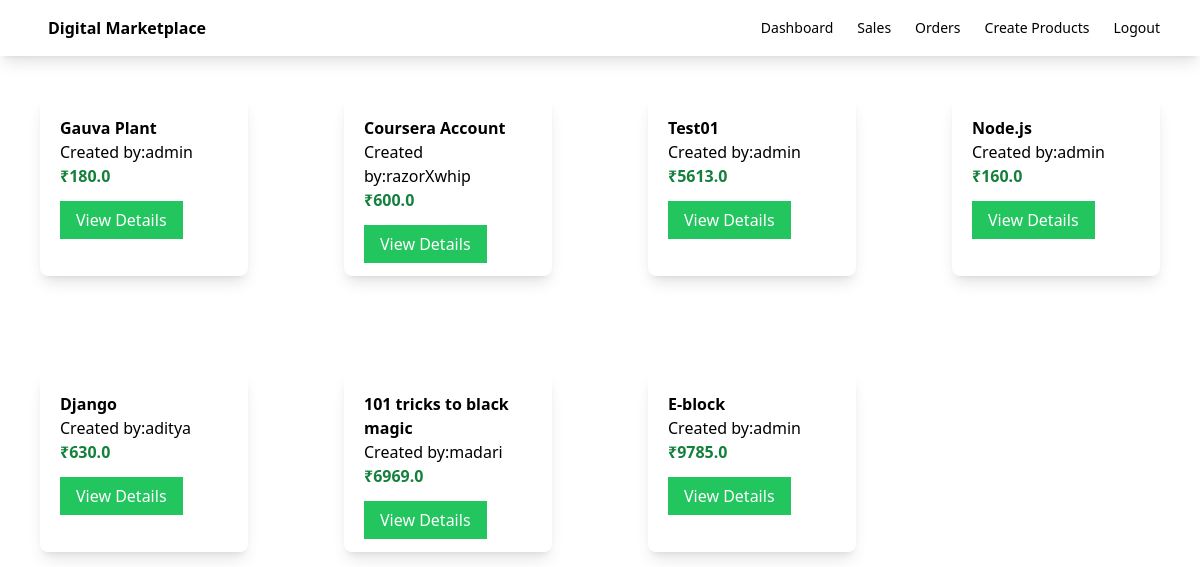
The page / on the database its author committed.
### myApp/models.py (models this page shows, shortened)
class Product(models.Model):
    seller = models.ForeignKey(User, on_delete=models.CASCADE)
    name = models.CharField(max_length=100)
    description = models.CharField(max_length=100)
    price = models.FloatField()
    file = models.FileField(upload_to='uploads')
    total_sales_amount = models.IntegerField(default=0)
    total_sales = models.IntegerField(default=0)

### myApp/views.py (the view)
# urls.py: path('',index,name="index"),
def index(request):
    products = Product.objects.all()
    return render(request,'myApp/index.html',{'products':products})

### myApp/templates/myApp/index.html (shortened to what this page needs)
{% extends "myApp/base.html" %}
{% block body %}
    <div class="product-container grid grid-cols-4 gap-4">
    {% for product in products %}
        <div class="product shadow-lg rounded-lg m-10">
            <div class="p-5">
                <div class="font-bold">
                    {{product.name}}
                </div>
                <div>
                    Created by:{{ product.seller }}
                </div>
                <div class="text-green-700 font-bold">
                    ₹{{product.price}}
                </div>
                <div class="mt-5">
                    <a href="{% url "detail" product.id %}" class="bg-green-500 text-white px-4 py-2">View Details</a>
                </div>
            </div>
        </div>
    {% endfor %}
    </div>
{% endblock  %}

### myApp/templates/myApp/base.html (shortened to what this page needs)
<!DOCTYPE html>
<html lang="en">
<head>
    <script src="https://cdn.tailwindcss.com"></script>
</head>
<body>
    <nav class="shadow-lg">
        <div class="flex flex-wrap justify-between ml-5 items-center mx-auto px-4 py-2.5">
            <a href="" class="flex items-center">
                <span class="self-center text-xml font-semibold">Digital Marketplace</span>
            </a>
            <div class="flex items-center">
                <a href="{% url 'dashboard' %}" class="mr-6 text-sm font-medium text-grey-500">Dashboard</a>
                <a href="{% url 'sales' %}" class="mr-6 text-sm font-medium text-grey-500">Sales</a>
                <a href="{% url 'purchases' %}" class="mr-6 text-sm font-medium text-grey-500">Orders</a>
                <a href="{% url 'createproduct' %}" class="mr-6 text-sm font-medium text-grey-500">Create Products</a>
                <a href="{% url 'logout' %}" class="mr-6 text-sm font-medium text-grey-500">Logout</a>
            </div>
        </div>
    </nav>
    {% block body %}
    {% endblock %}
</body>
</html>

### rows shown on the page
Product: name "Gauva Plant", seller "admin", price "180.0"
Product: name "Coursera Account", seller "razorXwhip", price "600.0"
Product: name "Test01", seller "admin", price "5613.0"
Product: name "Node.js", seller "admin", price "160.0"
Product: name "Django", seller "aditya", price "630.0"
Product: name "101 tricks to black magic", seller "madari", price "6969.0"
Product: name "E-block", seller "admin", price "9785.0"
